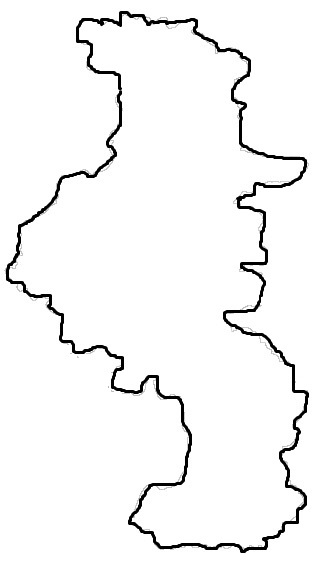
%> input picture coverage of Nanjing/32.jpg, 320 x 580 px
$ octave appendix10.m   (GNU Octave 9; MATLAB toolbox functions it lacks are replaced by stand-ins)
%> lines starting %> are read from the running program, lines starting %| are printed output that depends on the picture; in (x1, y1, x2, y2) boxes, pixels count from 0 and x2, y2 are one past the last pixel; in counts of white or black regions, pixels touching at a corner belong together; the program's own positions count from 1
A=imread('D:\32.jpg');
%> A is the input picture: size 580x320x3 uint8; min 0, max 255, mean 245.6
A=rgb2gray(A);
%> A: size 580x320 uint8

[n m]=size(A);
%> n = 580; m = 320
for i=1:n
    for j=1:m
        A1(i,j)=0;
    end
end
%> A1: size 580x320 double; every value is 0
imin=n;imax=0;jmin=m;jmax=0;cnt=0;
%> after `imin=n`: imin = 580
%> after `jmin=m`: jmin = 320
for i=1:n
    p=1;
    while(A(i,p)==255 & p<m) p=p+1;end
    if (p<m)
        q=m;imax=i;if i<imin  imin=i;end
        while(A(i,q)==255 & q>p) q=q-1;end
        if p<jmin jmin=p;end
        if q>jmax jmax=q;end
        for j=p:q
            A1(i,j)=1;
        end
    end
end
%> this loop made 580 passes
%> (jmin, jmax) on passes 9, 17: (113, 152), (76, 199)
%> jmax on passes 19, 33, 34, 37, 41, 42: 200, 213, 215, 216, 239, 240
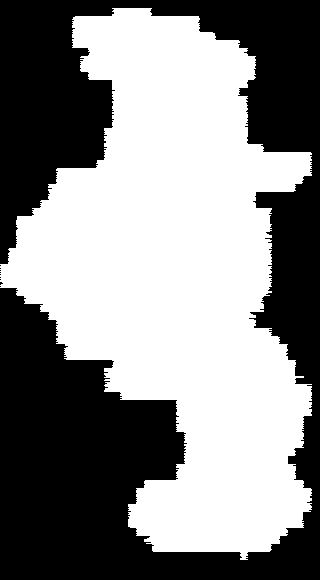
%> A1: size 580x320 double; values 0 (black) and 1 (white), 53.1% white; 10 black regions (9 under 20 px), largest, box (x1, y1, x2, y2) and area: (0, 0, 320, 580) 86968
%> after the loop, imax = 560; jmax = 312; jmin = 1; q = 248

n=1;cnt=0;
a(1)=541;b(1)=302;r=30;
while (a(n) >= 2*sqrt(2)*r & b(n) >= 2*sqrt(2)*r)
    alpha(n) = acos((a(n) - 2 * r * sqrt(2)) / (2 *r* ceil(a(n) / sqrt(2)/r - 2)));
    beta(n) = acos((b(n) - 2 * r * sqrt(2)) / (2 *r* ceil(b(n) / sqrt(2)/r - 2)));
    a(n + 1) = a(n) - 2*r*(cos(beta(n))+sin(beta(n)))*(cos(beta(n))+sqrt(2)/2)/(sqrt(2)+cos(beta(n))-sin(beta(n)));
    b(n + 1) = b(n) -2*r* (cos(alpha(n))+sin(alpha(n)))*(cos(alpha(n))+sqrt(2)/2)/(sqrt(2)+cos(alpha(n))-sin(alpha(n)));
    N(n + 1) = (ceil(a(n + 1) / sqrt(2)/r - 2) + ceil(b(n + 1) / sqrt(2)/r - 2)) * 2 + 4;
    T=0;
    for i=1:n-1
        T=T+r*(cos(alpha(i))+sin(alpha(i)))*(cos(alpha(i))+sqrt(2)/2)/(sqrt(2)+cos(alpha(i))-sin(alpha(i)));
    end
    S=0;
    for i=1:n-1
        S=S+r*(cos(beta(i))+sin(beta(i)))*(cos(beta(i))+sqrt(2)/2)/(sqrt(2)+cos(beta(i))-sin(beta(i)));
    end

    cnt=cnt+1;
    circle(cnt,1)=T+r*sqrt(2)/2;circle(cnt,2)=a(n)-r*sqrt(2)/2+S;
    cnt=cnt+1;
    circle(cnt,1)=T+r*sqrt(2)/2;circle(cnt,2)=S+r*sqrt(2)/2;
    cnt=cnt+1;
    circle(cnt,1)=T+b(n)-r*sqrt(2)/2;circle(cnt,2)=a(n)-r*sqrt(2)/2+S;
    cnt=cnt+1;
    circle(cnt,1)=T+b(n)-r*sqrt(2)/2;circle(cnt,2)=S+r*sqrt(2)/2;

    for p=1:ceil(b(n)/sqrt(2)/r-2)
        cnt=cnt+1;
        circle(cnt,1)=T+r*sqrt(2)+r*(2*p-1)*cos(beta(n));circle(cnt,2)=a(n)-r*sin(beta(n))+S;
        cnt=cnt+1;
        circle(cnt,1)=T+r*sqrt(2)+r*(2*p-1)*cos(beta(n));circle(cnt,2)=r*sin(beta(n))+S;
    end
    for q=1:ceil(a(n)/sqrt(2)/r-2)
        cnt=cnt+1;
        circle(cnt,1)=T+b(n)-r*sin(alpha(n));circle(cnt,2)=r*sqrt(2)+r*(2*q-1)*cos(alpha(n))+S;
        cnt=cnt+1;
        circle(cnt,1)=T+r*sin(alpha(n));circle(cnt,2)=r*sqrt(2)+r*(2*q-1)*cos(alpha(n))+S;
    end
     n=n+1;
end
%> this loop made 3 passes
%> after the loop, N = [0 30 22 12]; a = [541 450.7 358.1 260]; alpha = [0.808 0.826 0.863]; b = [302 216.2 129.7 41.66]; beta = [0.923 0.992 1.19]; circle = 90 rows, first 12: [21.21 519.8; 21.21 21.21; 280.8 519.8; 280.8 21.21; 60.52 517.1; 60.52 23.93; 96.71 517.1; 96.71 23.93; 132.9 517.1; 132.9 23.93; 169.1 517.1; 169.1 23.93]; cnt = 90; n = 4
 T=0;
    for i=1:n-1
        T=T+r*(cos(alpha(i))+sin(alpha(i)))*(cos(alpha(i))+sqrt(2)/2)/(sqrt(2)+cos(alpha(i))-sin(alpha(i)));
    end
%> this loop made 3 passes
%> T on passes 1 to 3: 42.9, 86.17, 130.2
    S=0;
    for i=1:n-1
        S=S+r*(cos(beta(i))+sin(beta(i)))*(cos(beta(i))+sqrt(2)/2)/(sqrt(2)+cos(beta(i))-sin(beta(i)));
    end
%> this loop made 3 passes
%> S on passes 1 to 3: 45.14, 91.46, 140.5
if a(n)<=r*2*sqrt(2)
    if a(n)>r*sqrt(2)
        for p=1:ceil(b(n)/sqrt(2)/r);
            cnt=cnt+1;
            circle(cnt,1)=T+(b(n)/(ceil(b(n)/sqrt(2)/r)))*(2*p-1)/2;circle(cnt,2)=sqrt(1-(b(n)/(ceil(b(n)/sqrt(2)/r)))*(b(n)/(ceil(b(n)/sqrt(2)/r)))/4)+S;
            cnt=cnt+1;
        circle(cnt,1)=T+(b(n)/(ceil(b(n)/sqrt(2)/r)))*(2*p-1)/2;circle(cnt,2)=a(n)-sqrt(1-(b(n)/(ceil(b(n)/sqrt(2)/r)))*(b(n)/(ceil(b(n)/sqrt(2)/r)))/4)+S;
        end

    else
        for p=1:ceil(b(n)/sqrt(2)/r);
            cnt=cnt+1;
            circle(cnt,1)=T+(b(n)/(ceil(b(n)/sqrt(2)/r)))*(2*p-1)/2;circle(cnt,2)=a(1)/2;
        end
    end
else
    if b(n)>r*sqrt(2)
        for p=1:ceil(a(n)/sqrt(2)/r);
            cnt=cnt+1;
            circle(cnt,2)=T+(a(n)/(ceil(a(n)/sqrt(2)/r)))*(2*p-1)/2;circle(cnt,1)=sqrt(1-(a(n)/(ceil(a(n)/sqrt(2)/r)))*(a(n)/(ceil(a(n)/sqrt(2)/r)))/4)+S;
            cnt=cnt+1;
        circle(cnt,2)=T+(a(n)/(ceil(a(n)/sqrt(2)/r)))*(2*p-1)/2;circle(cnt,1)=b(n)-sqrt(1-(a(n)/(ceil(a(n)/sqrt(2)/r)))*(a(n)/(ceil(a(n)/sqrt(2)/r)))/4)+S;
        end

    else
        for p=1:ceil(a(n)/sqrt(2)/r);
            cnt=cnt+1;
            circle(cnt,2)=T+(a(n)/(ceil(a(n)/sqrt(2)/r)))*(2*p-1)/2;circle(cnt,1)=b(1)/2;
        end
%> this loop made 7 passes
%> after the loop, circle = 97 rows, first 12: [21.21 519.8; 21.21 21.21; 280.8 519.8; 280.8 21.21; 60.52 517.1; 60.52 23.93; 96.71 517.1; 96.71 23.93; 132.9 517.1; 132.9 23.93; 169.1 517.1; 169.1 23.93]
    end
end
[n m]=size(A);r=30;
%> after `[n m]=size(A)`: n = 580
for i=1:cnt
    p1=imax-floor(circle(i,2))+1;
    q1=floor((circle(i,1)+1))+jmin;
    circle(i,1)=p1;circle(i,2)=q1;

end
%> this loop made 97 passes
%> (p1, q1) on passes 1 to 12: (42, 23), (540, 23), (42, 282), (540, 282), (44, 62), (538, 62), (44, 98), (538, 98), (44, 134), (538, 134), (44, 171), (538, 171)
%> after the loop, circle = 97 rows, first 12: [42 23; 540 23; 42 282; 540 282; 44 62; 538 62; 44 98; 538 98; 44 134; 538 134; 44 171; 538 171]

for i=1:cnt

    if (A1(circle(i,1),circle(i,2))==0)

        for j=i:cnt-1
            circle(j,1)=circle(j+1,1);
            circle(j,2)=circle(j+1,2);
        end
        cnt=cnt-1;
        i=i-1;
    end
end
%> this loop made 97 passes
%> cnt on passes 1, 2, 3, 5, 6, 10, 12, 13, 14, 15, 16, 18: 96, 95, 94, 93, 92, 91, 90, 89, 88, 87, 86, 85
%> after the loop, circle = 97 rows, first 12: [540 23; 540 282; 538 62; 44 98; 44 134; 44 171; 538 171; 44 207; 538 207; 538 243; 498 282; 457 282]; cnt = 69

res=cnt;
%> res = 69
cnt=0;
for i=imin:imax
    for j=jmin:jmax
      if (A1(i,j)==1)
           f=0;
           for p=1:res
                if sqrt((circle(p,1)-i)^2+(circle(p,2)-j)^2)<=r
                     f=1;break;
                end
           end

           if f==0 A1(i,j)=2;cnt=cnt+1;posi(cnt,1)=i;posi(cnt,2)=j;end
      end
    end
end
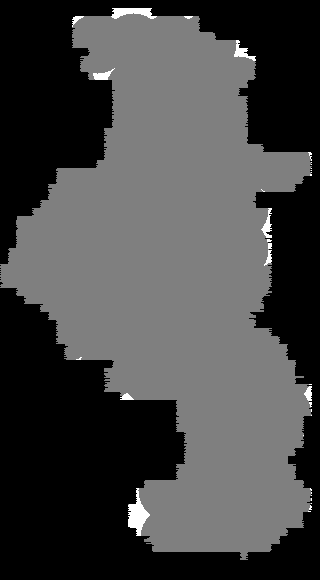
%> A1: size 580x320 double; 0.88% of pixels changed, all inside (x1, y1, x2, y2) = (72, 8, 312, 536); drawn with min black and max white
%> after the loop, cnt = 1628; f = 1; posi = 1628 rows, first 12: [9 113; 9 114; 9 115; 9 116; 9 117; 9 118; 9 119; 9 120; 9 121; 9 122; 9 123; 9 124]

f=0;
if cnt==0 f=1;end
%> (the run ends here)
